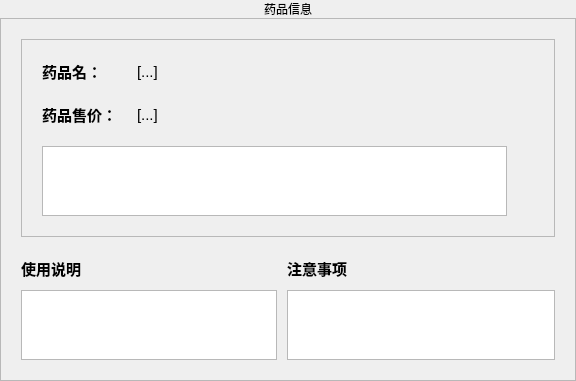
<?xml version="1.0" encoding="UTF-8"?>
<ui version="4.0">
 <class>DrugInfo</class>
 <widget class="QWidget" name="DrugInfo">
  <property name="geometry">
   <rect>
    <x>0</x>
    <y>0</y>
    <width>576</width>
    <height>343</height>
   </rect>
  </property>
  <property name="sizePolicy">
   <sizepolicy hsizetype="Fixed" vsizetype="Fixed">
    <horstretch>0</horstretch>
    <verstretch>0</verstretch>
   </sizepolicy>
  </property>
  <property name="windowTitle">
   <string>药品信息</string>
  </property>
  <layout class="QVBoxLayout" name="verticalLayout_4">
   <property name="spacing">
    <number>0</number>
   </property>
   <property name="leftMargin">
    <number>0</number>
   </property>
   <property name="topMargin">
    <number>0</number>
   </property>
   <property name="rightMargin">
    <number>0</number>
   </property>
   <property name="bottomMargin">
    <number>0</number>
   </property>
   <item>
    <widget class="QLabel" name="HeaderLabel">
     <property name="text">
      <string>药品信息</string>
     </property>
     <property name="alignment">
      <set>Qt::AlignCenter</set>
     </property>
     <property name="class" stdset="0">
      <string>fullHeaderLabel</string>
     </property>
    </widget>
   </item>
   <item>
    <widget class="QFrame" name="frame">
     <property name="frameShape">
      <enum>QFrame::StyledPanel</enum>
     </property>
     <property name="frameShadow">
      <enum>QFrame::Raised</enum>
     </property>
     <layout class="QVBoxLayout" name="verticalLayout">
      <property name="spacing">
       <number>20</number>
      </property>
      <property name="leftMargin">
       <number>20</number>
      </property>
      <property name="topMargin">
       <number>20</number>
      </property>
      <property name="rightMargin">
       <number>20</number>
      </property>
      <property name="bottomMargin">
       <number>20</number>
      </property>
      <item>
       <widget class="QFrame" name="CardFrame">
        <property name="frameShape">
         <enum>QFrame::StyledPanel</enum>
        </property>
        <property name="frameShadow">
         <enum>QFrame::Raised</enum>
        </property>
        <property name="class" stdset="0">
         <string>cardFrame</string>
        </property>
        <layout class="QVBoxLayout" name="verticalLayout_3">
         <property name="spacing">
          <number>10</number>
         </property>
         <property name="leftMargin">
          <number>20</number>
         </property>
         <property name="topMargin">
          <number>20</number>
         </property>
         <property name="rightMargin">
          <number>20</number>
         </property>
         <property name="bottomMargin">
          <number>20</number>
         </property>
         <item>
          <layout class="QHBoxLayout" name="horizontalLayout">
           <property name="spacing">
            <number>20</number>
           </property>
           <item>
            <layout class="QVBoxLayout" name="verticalLayout_2">
             <item>
              <layout class="QFormLayout" name="formLayout">
               <item row="0" column="0">
                <widget class="QLabel" name="label">
                 <property name="font">
                  <font>
                   <pointsize>11</pointsize>
                   <weight>75</weight>
                   <bold>true</bold>
                  </font>
                 </property>
                 <property name="text">
                  <string>药品名：</string>
                 </property>
                </widget>
               </item>
               <item row="0" column="1">
                <widget class="QLabel" name="nameInput">
                 <property name="font">
                  <font>
                   <pointsize>11</pointsize>
                  </font>
                 </property>
                 <property name="text">
                  <string>[...]</string>
                 </property>
                </widget>
               </item>
               <item row="1" column="0">
                <widget class="QLabel" name="label_2">
                 <property name="font">
                  <font>
                   <pointsize>11</pointsize>
                   <weight>75</weight>
                   <bold>true</bold>
                  </font>
                 </property>
                 <property name="text">
                  <string>药品售价：</string>
                 </property>
                </widget>
               </item>
               <item row="1" column="1">
                <widget class="QLabel" name="priceInput">
                 <property name="font">
                  <font>
                   <pointsize>11</pointsize>
                  </font>
                 </property>
                 <property name="text">
                  <string>[...]</string>
                 </property>
                </widget>
               </item>
              </layout>
             </item>
             <item>
              <widget class="QTextBrowser" name="descriptionInput"/>
             </item>
            </layout>
           </item>
           <item>
            <widget class="QLabel" name="Photo">
             <property name="text">
              <string/>
             </property>
             <property name="pixmap">
              <pixmap resource="../res.qrc">:/img/picture/drugDefaultPhoto.png</pixmap>
             </property>
             <property name="scaledContents">
              <bool>true</bool>
             </property>
             <property name="alignment">
              <set>Qt::AlignCenter</set>
             </property>
            </widget>
           </item>
          </layout>
         </item>
        </layout>
       </widget>
      </item>
      <item>
       <layout class="QFormLayout" name="formLayout_2">
        <property name="horizontalSpacing">
         <number>10</number>
        </property>
        <property name="verticalSpacing">
         <number>10</number>
        </property>
        <item row="0" column="0">
         <widget class="QLabel" name="label_3">
          <property name="font">
           <font>
            <pointsize>11</pointsize>
            <weight>75</weight>
            <bold>true</bold>
           </font>
          </property>
          <property name="text">
           <string>使用说明</string>
          </property>
         </widget>
        </item>
        <item row="0" column="1">
         <widget class="QLabel" name="label_4">
          <property name="font">
           <font>
            <pointsize>11</pointsize>
            <weight>75</weight>
            <bold>true</bold>
           </font>
          </property>
          <property name="text">
           <string>注意事项</string>
          </property>
         </widget>
        </item>
        <item row="1" column="0">
         <widget class="QTextBrowser" name="usageInput"/>
        </item>
        <item row="1" column="1">
         <widget class="QTextBrowser" name="precautions"/>
        </item>
       </layout>
      </item>
     </layout>
    </widget>
   </item>
  </layout>
 </widget>
 <resources>
  <include location="../res.qrc"/>
 </resources>
 <connections/>
</ui>
